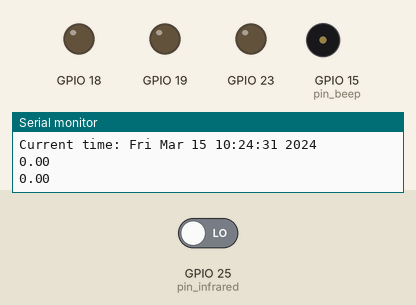
Simulated run of this sketch. Board: ESP32. On the bench: output pins drawn as LEDs (lit = HIGH), buzzer (waves = sounding), the last lines printed to the serial monitor. The test bench sets the inputs (shaded band); at power-on: GPIO 25 (pin_infrared) LOW. WiFi joins after 1.5 s; servers stay silent unless stated; uploads are accepted with an empty reply; the local clock reads 2024-03-15 10:24:30 at power-on unless the sketch sets it; random numbers use the default seed unless the sketch sets one.

Above: at 2.7 s.
2.8 s: GPIO 25 (pin_infrared) driven HIGH
At 3.7 s:
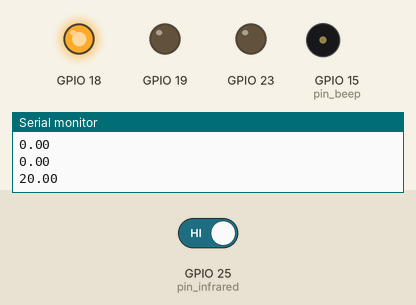
At 4.25 s:
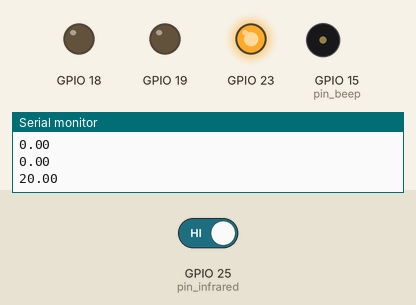
6.3 s: GPIO 25 (pin_infrared) driven LOW
9.8 s: GPIO 25 (pin_infrared) driven HIGH
At 14.9 s:
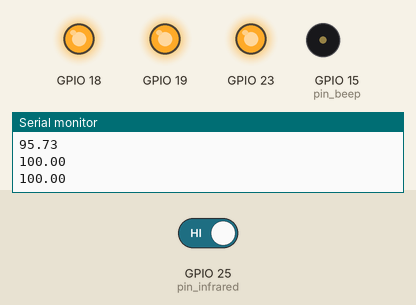
Timing chart, 0 to 16.4 s (numbered marks = the images above; inputs shaded):
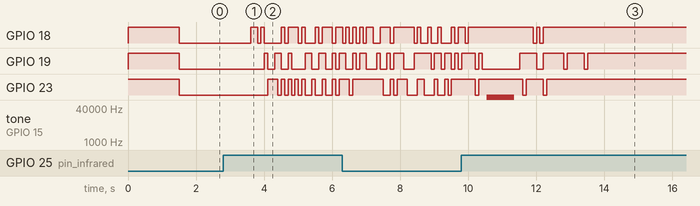

Measured:
- after the input at 2.8 s, GPIO 18: LOW → HIGH after 0.81 s, → LOW 0.20 s later, → HIGH 0.10 s later, → LOW 0.10 s later, … (15 changes in this stretch); GPIO 19: LOW → HIGH after 1.2 s, → LOW 0.10 s later, → HIGH 0.20 s later, → LOW 0.20 s later, … (13 changes in this stretch)
- after the input at 9.8 s, tone on GPIO 15 (pin_beep): silent → 125000 Hz after 0.75 s, → silent 0.80 s later

The sketch:

nico.ino
```cpp
#include "https.h"
const int pin_light = 2;
const int pin_infrared = 25;

////全局变量
double status;//当前可能性
bool active;//当前开关状态


//// 蜂鸣器模块
const int pin_beep = 15;
void beep_leave()
{
  for (int i = 0; i < 100000; i++)
  {
    digitalWrite(pin_beep, HIGH); // 23ok
    delay(0.1);
    digitalWrite(pin_beep, LOW); // 23ok
    delay(0.1);
  }
}

void beep_come()
{
  for (int i = 0; i < 100000; i++)
  {
    digitalWrite(pin_beep, HIGH); // 23ok
    delay(0.1);
    digitalWrite(pin_beep, LOW); // 23ok
    delay(0.1);
  }
}

//// 初始化


void setup()
{
  //初始化串口
  Serial.begin(115200);
  //初始化蜂鸣器
  pinMode(pin_beep, OUTPUT);
  //初始化LED灯
  pinMode(23, OUTPUT);
  pinMode(19, OUTPUT);
  pinMode(18, OUTPUT);

  digitalWrite(23, HIGH);
  digitalWrite(18, HIGH);
  digitalWrite(19, HIGH);
  //初始化传感器
  pinMode(pin_light, INPUT);
  pinMode(pin_infrared, INPUT);
  //初始化wifi
  WIFIandHTTPS_setup();
}


/**
 * @brief 闪灯一秒
 *
 * @return ** void
 */
void blink_1s()
{
  int rand_t;
  for (int i = 0; i < 10; i++)
  {
    rand_t = random(0, 100);
    if (rand_t < status)
      digitalWrite(19, HIGH);
    else
      digitalWrite(19, LOW);
    rand_t = random(0, 100);
    if (rand_t < status)
      digitalWrite(18, HIGH);
    else
      digitalWrite(18, LOW);
    rand_t = random(0, 100);
    if (rand_t < status)
      digitalWrite(23, HIGH);
    else
      digitalWrite(23, LOW);
    delay(100);
  }
}


void getStatus()
{
  int infrared = digitalRead(pin_infrared);
  status = status * 0.99;
  status += infrared * 20;

  if (status > 100)
    status = 100;
  if (status < 0)
    status = 0;
}

/**
 * @brief 发送当前状态
 *
 * @return ** void
 */

void sendStatus()
{
  if (active)
  {
    sendActive("open");
  }
  else
  {
    sendActive("close");
  }
}
/**
 * @brief 处理情况，临界点蜂鸣，同步状态
 *
 * @return ** void
 */
void dealStatus()
{
  if (active && status < 1)
  {
    beep_leave();
    active = false;
    sendStatus();
  }
  if (!active && status > 60)
  {
    beep_come();
    active = true;
    sendStatus();
  }
}


long long time_cnt = 0;
void loop()
{
  // 定期重启wifi
  time_cnt++;
  if (time_cnt > 3600)
  {
    WIFIandHTTPS_delete();
    WIFIandHTTPS_setup();
    time_cnt = 0;
  }

  // 获取数据
  getStatus();
  // 处理当前状态
  dealStatus();

  // 定期发送一次数据
  if (time_cnt % 300 == 0)
  {
    sendStatus();
  }
  // 输出当前状态
  Serial.println(status);

  // 闪灯一秒
  blink_1s();
}
```

https.h
```cpp
extern void WIFIandHTTPS_setup();
extern void sendActive(String para);
extern void WIFIandHTTPS_delete();
```

https.ino
```cpp
#include <Arduino.h>

#include <WiFi.h>
#include <WiFiMulti.h>

#include <HTTPClient.h>

#include <WiFiClientSecure.h>

#include "https.h"

// 网页证书
const char *rootCACertificate =
    "-----BEGIN CERTIFICATE-----\n"
    "MIIFZjCCBE6gAwIBAgIQPlGHD+eHfRcObcI2vQKYUjANBgkqhkiG9w0BAQsFADBG\n"
    "MQswCQYDVQQGEwJVUzEiMCAGA1UEChMZR29vZ2xlIFRydXN0IFNlcnZpY2VzIExM\n"
    "QzETMBEGA1UEAxMKR1RTIENBIDFQNTAeFw0yMzAxMjYxMjMzNTFaFw0yMzA0MjYx\n"
    "MjMzNTBaMBYxFDASBgNVBAMMCyoucnR4dXgueHl6MIIBIjANBgkqhkiG9w0BAQEF\n"
    "AAOCAQ8AMIIBCgKCAQEAmcBlVtHqnejgsiV2c0bBq+hSOrTbMA6kPLwf0fR9c8Im\n"
    "d1XXLw7sNYeljx+E11xgdp/dFMfyxWMzjNbOlz2UL2Q3oXXRX+c3KOYuqV1jTs/0\n"
    "xznbZyDDBCdOvMm/UdByJh9QnkAJj34SE0FcHb2y/on3a2vPcaQpotyXfYC+k/nt\n"
    "ZKr3eaa8yNfVgR0WM8971qh5XziMeMcmZgJHDBt+q+8rFmamfjVprfvseGSyJ4N2\n"
    "RUEGbMcKMmZ6t/weV5momJlAJamRP6lTDlNCQMaMqBfR76gRgSWI0+Zgj+mvwleE\n"
    "ovjLGYGC0ni8dSr+u9yxOk13h47YDFHXmY1nnyu7kwIDAQABo4ICfjCCAnowDgYD\n"
    "VR0PAQH/BAQDAgWgMBMGA1UdJQQMMAoGCCsGAQUFBwMBMAwGA1UdEwEB/wQCMAAw\n"
    "HQYDVR0OBBYEFCBONqstq1NcJWEshqyINC2g0+/mMB8GA1UdIwQYMBaAFNX8ng3f\n"
    "HsrdCJeXbivFX8Ur9ey4MHgGCCsGAQUFBwEBBGwwajA1BggrBgEFBQcwAYYpaHR0\n"
    "cDovL29jc3AucGtpLmdvb2cvcy9ndHMxcDUvaXF1UjJoVDFjcDAwMQYIKwYBBQUH\n"
    "MAKGJWh0dHA6Ly9wa2kuZ29vZy9yZXBvL2NlcnRzL2d0czFwNS5kZXIwIQYDVR0R\n"
    "BBowGIILKi5ydHh1eC54eXqCCXJ0eHV4Lnh5ejAhBgNVHSAEGjAYMAgGBmeBDAEC\n"
    "ATAMBgorBgEEAdZ5AgUDMDwGA1UdHwQ1MDMwMaAvoC2GK2h0dHA6Ly9jcmxzLnBr\n"
    "aS5nb29nL2d0czFwNS9obThRb0Zfb3hKcy5jcmwwggEFBgorBgEEAdZ5AgQCBIH2\n"
    "BIHzAPEAdwB6MoxU2LcttiDqOOBSHumEFnAyE4VNO9IrwTpXo1LrUgAAAYXuSOO3\n"
    "AAAEAwBIMEYCIQCy9HR6+5SJzYlfuNQluLo9jdlMI+5GYknvtA0up34UywIhAOTw\n"
    "PYFfJxY2DPqkPZQvDMhyJOMLL0XpwzzO+iso7rdwAHYArfe++nz/EMiLnT2cHj4Y\n"
    "arRnKV3PsQwkyoWGNOvcgooAAAGF7kjjvwAABAMARzBFAiEA9RCwn2HBPYVcTKAo\n"
    "M3oE7RuAM9KvfsGMDH2DvAxdydMCIBgRNZ/wRERoKWQa86Fe0TehJSLWgrpl7Xis\n"
    "r4st/DJQMA0GCSqGSIb3DQEBCwUAA4IBAQBDuYXOTcVFr+FyQDPuHNBw4PMe2iWi\n"
    "myT+8pfgpA2CBqj2GJpJUfegqJTMdUK8XBdEwPoPvUCVuwMVYDCs/BEbtBx0wLRj\n"
    "wJ5GKEdgWrVDLQNzBVHG3fvBJGIzbH7IclvbMze3czAtYAD9Debk40PMC2s3qFeQ\n"
    "MUdU/9hrQGGGJg//jZoXcD/B8ujgrQxZRV4f3ZpTHO/7+RAK1DqOgSJ2zjmfQ9mx\n"
    "In1zTGW7ncGFAabtJUBEWTKmbfcv9tZbVOFE36Hy7EqtIHkar3jzTpI5yDlDl4Vh\n"
    "pqOTDvHIbSOHdMMXLF53w5W3RRJFaze41SAzxaaTBP3yEmRx9AJzCdi+\n"
    "-----END CERTIFICATE-----\n";

WiFiClientSecure *client;
WiFiMulti WiFiMulti;

// Setting clock
void setClock()
{
  configTime(0, 0, "time.ustc.edu.cn");

  Serial.print(F("Waiting for NTP time sync: "));
  time_t nowSecs = time(nullptr);
  while (nowSecs < 8 * 3600 * 2)
  {
    delay(500);
    Serial.print(F("."));
    yield();
    nowSecs = time(nullptr);
  }

  Serial.println();
  struct tm timeinfo;
  gmtime_r(&nowSecs, &timeinfo);
  Serial.print(F("Current time: "));
  Serial.print(asctime(&timeinfo));
}

void WIFIandHTTPS_setup()
{

  Serial.begin(115200);

  Serial.println();
  Serial.println();
  Serial.println();

  WiFi.mode(WIFI_STA);
  WiFiMulti.addAP("LUG", "@makeluggreatagain");

  // wait for WiFi connection
  Serial.print("Waiting for WiFi to connect...");
  while ((WiFiMulti.run() != WL_CONNECTED))
  {
    Serial.print(".");
  }
  Serial.println(" connected");

  setClock();

  client = new WiFiClientSecure;
  client->setInsecure();
  while (1)
  {
    if (client)
    {
      client->setCACert(rootCACertificate);
      return;
    }
    else
    {
      delay(1000);
      client = new WiFiClientSecure;
    }
  }
}

void WIFIandHTTPS_delete()
{
    delete client;
}


void sendActive(String para)
{
  // Add a scoping block for HTTPClient https to make sure it is destroyed before WiFiClientSecure *client is
  HTTPClient https;

  Serial.print("[HTTPS] begin...\n");
  if (https.begin(*client, "https://206.rtxux.xyz/api/"+para+"/3VhEwjXFwWgArthU3XCe"))
  {
    // HTTPS
    Serial.print("[HTTPS] GET...\n");
    int httpCode = https.POST("");

    if (httpCode > 0)
    {
      Serial.printf("[HTTPS] GET... code: %d\n", httpCode);
      if (httpCode == HTTP_CODE_OK || httpCode == HTTP_CODE_MOVED_PERMANENTLY)
      {
        String payload = https.getString();
        Serial.println(payload);
      }
    }
    else
    {
      Serial.printf("[HTTPS] GET... failed, error: %s\n", https.errorToString(httpCode).c_str());
       for (int i = 0; i < 1000000; i++)
      {
        digitalWrite(pin_beep, HIGH);//23ok
        delay(0.1);
        digitalWrite(pin_beep, LOW);//23ok
        delay(0.1);
      }


    }

    https.end();
  }
  else
  {
    Serial.printf("[HTTPS] Unable to connect\n");
  }
}
```
